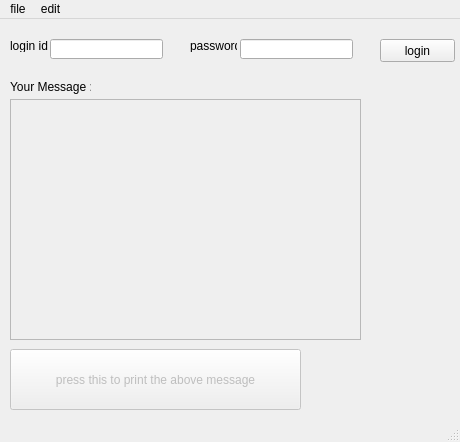
<?xml version="1.0" encoding="UTF-8"?>
<ui version="4.0">
 <class>MainWindow</class>
 <widget class="QMainWindow" name="MainWindow">
  <property name="geometry">
   <rect>
    <x>0</x>
    <y>0</y>
    <width>460</width>
    <height>442</height>
   </rect>
  </property>
  <property name="windowTitle">
   <string>MainWindow</string>
  </property>
  <widget class="QWidget" name="centralwidget">
   <widget class="QLabel" name="label_1">
    <property name="geometry">
     <rect>
      <x>10</x>
      <y>20</y>
      <width>47</width>
      <height>13</height>
     </rect>
    </property>
    <property name="text">
     <string>login id : </string>
    </property>
   </widget>
   <widget class="QLabel" name="label_2">
    <property name="geometry">
     <rect>
      <x>190</x>
      <y>20</y>
      <width>47</width>
      <height>13</height>
     </rect>
    </property>
    <property name="text">
     <string>password</string>
    </property>
   </widget>
   <widget class="QLineEdit" name="login_id_entered">
    <property name="geometry">
     <rect>
      <x>50</x>
      <y>20</y>
      <width>113</width>
      <height>20</height>
     </rect>
    </property>
   </widget>
   <widget class="QLineEdit" name="password_entered">
    <property name="geometry">
     <rect>
      <x>240</x>
      <y>20</y>
      <width>113</width>
      <height>20</height>
     </rect>
    </property>
    <property name="echoMode">
     <enum>QLineEdit::Password</enum>
    </property>
   </widget>
   <widget class="QPushButton" name="pushbutton1">
    <property name="geometry">
     <rect>
      <x>380</x>
      <y>20</y>
      <width>75</width>
      <height>23</height>
     </rect>
    </property>
    <property name="text">
     <string>login</string>
    </property>
   </widget>
   <widget class="QLabel" name="label_3">
    <property name="geometry">
     <rect>
      <x>10</x>
      <y>60</y>
      <width>81</width>
      <height>16</height>
     </rect>
    </property>
    <property name="text">
     <string>Your Message :</string>
    </property>
   </widget>
   <widget class="QTextEdit" name="text_message">
    <property name="enabled">
     <bool>false</bool>
    </property>
    <property name="geometry">
     <rect>
      <x>10</x>
      <y>80</y>
      <width>351</width>
      <height>241</height>
     </rect>
    </property>
   </widget>
   <widget class="QPushButton" name="button_for_printing">
    <property name="enabled">
     <bool>false</bool>
    </property>
    <property name="geometry">
     <rect>
      <x>10</x>
      <y>330</y>
      <width>291</width>
      <height>61</height>
     </rect>
    </property>
    <property name="text">
     <string>press this to print the above message</string>
    </property>
   </widget>
  </widget>
  <widget class="QMenuBar" name="menubar">
   <property name="geometry">
    <rect>
     <x>0</x>
     <y>0</y>
     <width>460</width>
     <height>21</height>
    </rect>
   </property>
   <widget class="QMenu" name="menufile">
    <property name="title">
     <string>file</string>
    </property>
    <addaction name="actionclose"/>
    <addaction name="actionsave"/>
    <addaction name="actionnew"/>
   </widget>
   <widget class="QMenu" name="menuedit">
    <property name="title">
     <string>edit</string>
    </property>
    <addaction name="actioncopy"/>
    <addaction name="actioncut"/>
    <addaction name="actionpaste"/>
   </widget>
   <addaction name="menufile"/>
   <addaction name="menuedit"/>
  </widget>
  <widget class="QStatusBar" name="statusbar"/>
  <action name="actionclose">
   <property name="text">
    <string>close</string>
   </property>
   <property name="shortcut">
    <string>Esc</string>
   </property>
  </action>
  <action name="actionsave">
   <property name="text">
    <string>save</string>
   </property>
   <property name="shortcut">
    <string>Ctrl+S</string>
   </property>
  </action>
  <action name="actionnew">
   <property name="text">
    <string>new</string>
   </property>
   <property name="shortcut">
    <string>Ctrl+N</string>
   </property>
  </action>
  <action name="actioncopy">
   <property name="text">
    <string>copy</string>
   </property>
   <property name="shortcut">
    <string>Ctrl+C</string>
   </property>
  </action>
  <action name="actioncut">
   <property name="text">
    <string>cut</string>
   </property>
   <property name="shortcut">
    <string>Ctrl+X</string>
   </property>
  </action>
  <action name="actionpaste">
   <property name="text">
    <string>paste</string>
   </property>
   <property name="shortcut">
    <string>Ctrl+V</string>
   </property>
  </action>
 </widget>
 <resources/>
 <connections/>
</ui>
